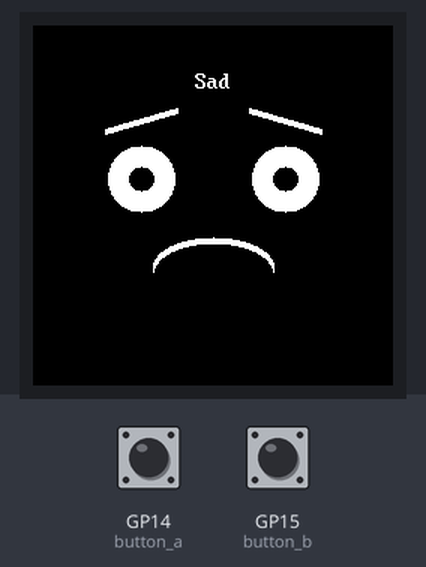
This program was run on a simulated Raspberry Pi Pico running MicroPython. Parts: 240×240 colour display. The inputs (shaded band) are chosen by the test bench; at power-on: GP15 (button_b) HIGH, GP14 (button_a) HIGH. Library files of the repository ran but are not shown: 2 file(s).

Above: at 6.8 s.
6.9 s: GP15 (button_b) pulled LOW for 0.15 s
At 8.2 s:
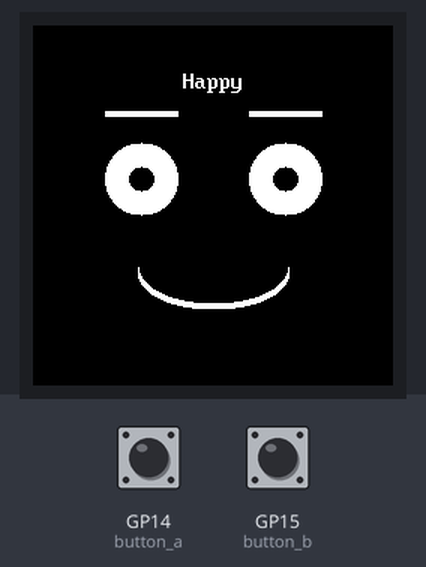
8.5 s: GP15 (button_b) pulled LOW for 1 s
At 9.52 s:
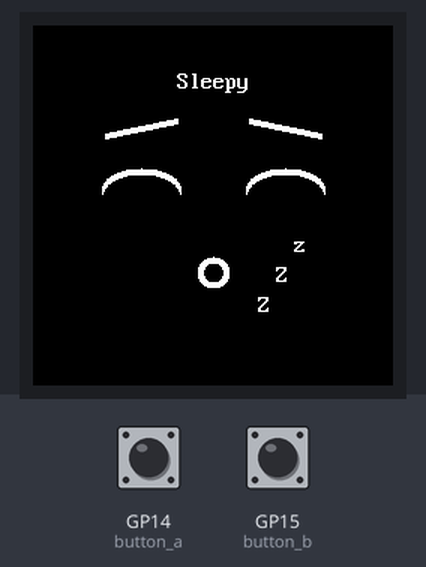
10.1 s: GP14 (button_a) pulled LOW for 1 s
At 10.9 s:
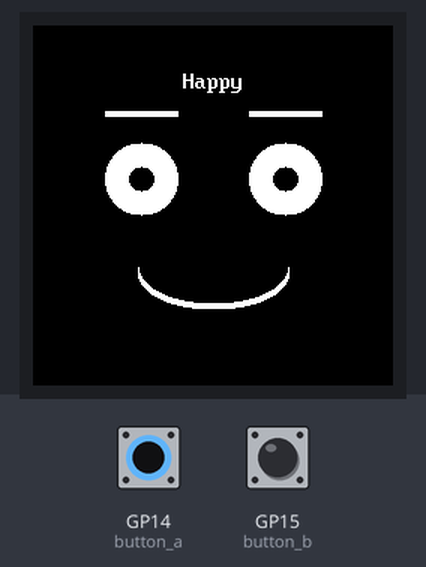
12.6 s: GP14 (button_a) pulled LOW for 0.15 s
At 13.7 s:
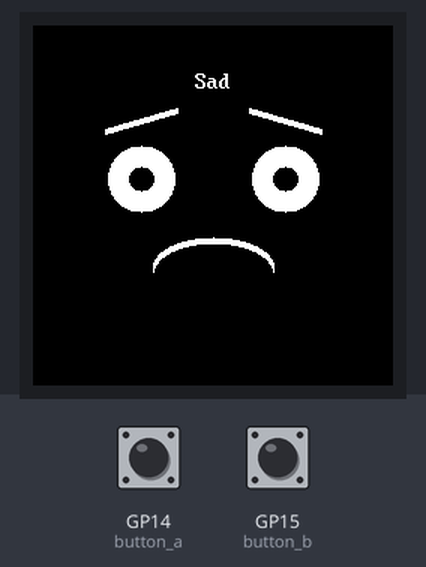
14.2 s: GP14 (button_a) pulled LOW for 0.15 s
At 55.1 s:
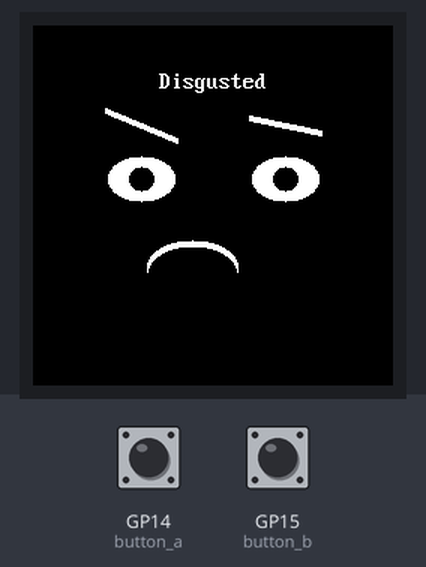
Timing chart, 0 to 55.5 s (numbered marks = the images above; inputs shaded):
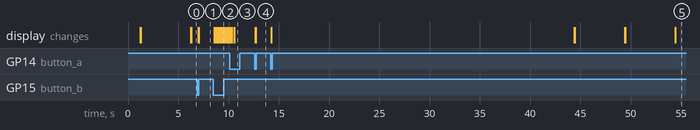

Measured:
- after the input at 6.9 s, the display: first changes after 0.11 s (image 1 shows a later state)
- after the input at 8.5 s, the display: first changes after 0.07 s (image 2 shows a later state)
- after the input at 10.1 s, the display: first differs from a run without the input after 0.45 s (image 3)
- after the input at 12.6 s, the display: first changes after 0.06 s (image 4 shows a later state)

The program:

21-sample-main-demo.py
```python
# Lab 21: Sample main.py -- Self-Advancing Demo + Button Menu
#
# Rename this file to main.py and copy it to the root of the board's
# filesystem. MicroPython always runs main.py a few seconds after power
# comes on, so once this is main.py the watch face works standalone --
# no computer, no Thonny, just USB power or a battery.
#
# Default behavior: a demo reel that cycles through all ten modes (the
# seven emotions from Lab 19 plus Blink, Wink, and Sleepy) automatically,
# advancing to the next mode after 5 seconds with no button press. Blink
# and Wink are the exception -- a single blink is over in a fraction of a
# second, so those two stay up for 10 seconds and replay themselves every
# 3 seconds, which is what makes them read as a living face instead of a
# still picture. Press button A or B to jump forward or back through the
# modes yourself; any press pushes the next auto-advance out to 30
# seconds, so you have time to look before the demo reel takes over
# again. Uses the non-blocking ticks_ms() pattern from Lab 15 so the
# timers and the button checks all run in the same loop.
#
# TWO RULES THIS FILE FOLLOWS, both from earlier labs, and both of which
# matter more here than anywhere else because this program runs forever:
#
#   A full display.fill(BLACK) happens only when the MODE changes -- a
#   few times a minute. That is cheap enough to be invisible.
#
#   The animations that repeat inside a mode (blink, wink, the drifting
#   Zzz) redraw only their own box. Wipe the whole screen three times a
#   second on this display and the demo becomes a strobe light.

import config
import shapes
from utime import sleep, ticks_ms, ticks_diff

# Give Thonny a window to interrupt (Stop/Restart) before main.py's loop
# takes over the serial port -- without this, a fast-booting board can
# start running before you get a chance to break in.
sleep(1)

display = config.init_display()
button_a, button_b = config.init_buttons()

WHITE = config.WHITE
BLACK = config.BLACK
NO_FILL = config.NO_FILL
FILL = config.FILL
FONT = config.SMALL_FONT

TOP_HALF = 3
BOTTOM_HALF = 12
BOTTOM_LEFT = 4
BOTTOM_RIGHT = 8

WIDTH = config.WIDTH
HALF_WIDTH = WIDTH // 2
EYE_SPACING = 48
LEFT_EYE_X = HALF_WIDTH - EYE_SPACING
RIGHT_EYE_X = HALF_WIDTH + EYE_SPACING
EYE_Y = 102
PUPIL_RADIUS = 8
EYEBROW_HALF_WIDTH = 24
EYEBROW_Y = EYE_Y - 40
MOUTH_Y = 164
LABEL_Y = 30
STROKE = 4

# Geometry for the Blink/Wink/Sleepy modes: a neutral open-eye size plus a
# closed-eye arc (same TOP_HALF-masked ellipse trick as Labs 12, 13, 16).
NEUTRAL_EYE_RADIUS = 26
CLOSED_EYE_HEIGHT = 14
CLOSED_EYE_Y = EYE_Y + 7
EYE_BOX = NEUTRAL_EYE_RADIUS + 6

ZZZ_X = 150
ZZZ_Y = 174            # below the right eye, clear of the eyebrow -- see lab 16
ZZZ_STEP_X = 12
ZZZ_STEP_Y = 20
BOB_RANGE = 5
ZZZ_BOX_X = ZZZ_X - 4
ZZZ_BOX_Y = ZZZ_Y - ZZZ_STEP_Y * 2 - BOB_RANGE - 2
ZZZ_BOX_W = ZZZ_STEP_X * 2 + 16
ZZZ_BOX_H = ZZZ_STEP_Y * 2 + BOB_RANGE * 2 + 20

AUTO_ADVANCE_MS = 5000      # how long a still face stays up on its own
REPEATING_HOLD_MS = 10000   # modes that replay themselves get longer
REPEAT_MS = 3000            # ...and replay this often while they are up
POST_INPUT_DELAY_MS = 30000


def centered(name, y=LABEL_Y):
    x = HALF_WIDTH - (len(name) * FONT.WIDTH) // 2
    display.text(FONT, name, x, y, WHITE, BLACK)


def draw_eye(x, rx, ry, offset=0):
    shapes.ellipse(display, x, EYE_Y, rx, ry, WHITE, FILL)
    shapes.ellipse(display, x + offset, EYE_Y, PUPIL_RADIUS, PUPIL_RADIUS,
                   BLACK, FILL)


def draw_eyes(rx, ry, offset=0):
    draw_eye(LEFT_EYE_X, rx, ry, offset)
    draw_eye(RIGHT_EYE_X, rx, ry, offset)


def draw_eyebrow(x, side, tilt, lift):
    y = EYEBROW_Y - lift
    outer_x = x - (EYEBROW_HALF_WIDTH * side)
    inner_x = x + (EYEBROW_HALF_WIDTH * side)
    for offset in range(STROKE):
        display.line(outer_x, y - tilt + offset,
                     inner_x, y + tilt + offset, WHITE)


def draw_eyebrows(tilt_left, tilt_right, lift=0):
    draw_eyebrow(LEFT_EYE_X, 1, tilt_left, lift)
    draw_eyebrow(RIGHT_EYE_X, -1, tilt_right, lift)


def draw_mouth_curve(radius_x, radius_y, mask):
    for offset in range(STROKE):
        shapes.ellipse(display, HALF_WIDTH, MOUTH_Y - offset,
                       radius_x, radius_y, WHITE, NO_FILL, mask)


def draw_mouth_flat(half_width):
    display.fill_rect(HALF_WIDTH - half_width, MOUTH_Y,
                      half_width * 2, STROKE, WHITE)


def draw_mouth_open(radius_x, radius_y):
    shapes.ellipse(display, HALF_WIDTH, MOUTH_Y, radius_x, radius_y,
                   WHITE, FILL)


def draw_mouth_smirk(half_width, side):
    draw_mouth_flat(half_width)
    corner_x = HALF_WIDTH + (half_width * side)
    mask = BOTTOM_RIGHT if side > 0 else BOTTOM_LEFT
    for offset in range(STROKE):
        shapes.ellipse(display, corner_x, MOUTH_Y - 10 - offset, 14, 14,
                       WHITE, NO_FILL, mask)


def draw_happy():
    draw_eyes(24, 24)
    draw_eyebrows(0, 0, lift=5)
    draw_mouth_curve(50, 24, BOTTOM_HALF)


def draw_sad():
    draw_eyes(22, 22)
    draw_eyebrows(-7, -7, lift=0)
    draw_mouth_curve(40, 20, TOP_HALF)


def draw_angry():
    draw_eyes(24, 12)
    draw_eyebrows(12, 12, lift=-5)
    draw_mouth_flat(26)


def draw_afraid():
    draw_eyes(31, 31)
    draw_eyebrows(-12, -12, lift=7)
    draw_mouth_open(15, 22)


def draw_surprised():
    draw_eyes(32, 32)
    draw_eyebrows(0, 0, lift=14)
    draw_mouth_open(20, 26)


def draw_disgusted():
    draw_eyes(22, 15)
    draw_eyebrows(10, -5, lift=-3)
    for offset in range(STROKE):
        shapes.ellipse(display, HALF_WIDTH - 14, MOUTH_Y - offset, 30, 18,
                       WHITE, NO_FILL, TOP_HALF)


def draw_contempt():
    draw_eyes(24, 24)
    draw_eyebrows(0, 0, lift=0)
    draw_mouth_smirk(34, 1)


EMOTIONS = (
    ("Happy", draw_happy),
    ("Sad", draw_sad),
    ("Angry", draw_angry),
    ("Afraid", draw_afraid),
    ("Surprised", draw_surprised),
    ("Disgusted", draw_disgusted),
    ("Contempt", draw_contempt),
)


def draw_closed_eye(x):
    for offset in range(STROKE):
        shapes.ellipse(display, x, CLOSED_EYE_Y + offset, NEUTRAL_EYE_RADIUS,
                       CLOSED_EYE_HEIGHT, WHITE, NO_FILL, TOP_HALF)


def erase_eye(x):
    display.fill_rect(x - EYE_BOX, EYE_Y - EYE_BOX,
                      EYE_BOX * 2, EYE_BOX * 2, BLACK)


def set_eye(x, closed):
    """Erase one eye's box and redraw it open or shut. This is the only
    thing the blink and wink animations ever touch."""
    erase_eye(x)
    if closed:
        draw_closed_eye(x)
    else:
        draw_eye(x, NEUTRAL_EYE_RADIUS, NEUTRAL_EYE_RADIUS)


def enter_blink(name):
    """Lay down the whole picture once, when the mode starts."""
    display.fill(BLACK)
    draw_mouth_curve(44, 18, BOTTOM_HALF)
    centered(name)
    set_eye(LEFT_EYE_X, False)
    set_eye(RIGHT_EYE_X, False)


def play_blink(name):
    set_eye(LEFT_EYE_X, True)      # both eyes snap shut
    set_eye(RIGHT_EYE_X, True)
    sleep(0.15)                    # a real blink is fast
    set_eye(LEFT_EYE_X, False)     # eyes open again
    set_eye(RIGHT_EYE_X, False)


def play_wink(name):
    set_eye(RIGHT_EYE_X, True)     # right eye closes
    sleep(0.35)                    # hold it long enough to read
    set_eye(RIGHT_EYE_X, False)    # both eyes open, resting


def enter_sleepy(name):
    display.fill(BLACK)
    draw_closed_eye(LEFT_EYE_X)
    draw_closed_eye(RIGHT_EYE_X)
    draw_eyebrows(-5, -5, lift=-5)
    for offset in range(STROKE):
        shapes.circle(display, HALF_WIDTH, MOUTH_Y, 10 - offset,
                      WHITE, NO_FILL)
    centered(name)


def draw_zzz(bob):
    display.fill_rect(ZZZ_BOX_X, ZZZ_BOX_Y, ZZZ_BOX_W, ZZZ_BOX_H, BLACK)
    display.text(FONT, 'Z', ZZZ_X, ZZZ_Y + bob, WHITE, BLACK)
    display.text(FONT, 'Z', ZZZ_X + ZZZ_STEP_X,
                 ZZZ_Y - ZZZ_STEP_Y + bob, WHITE, BLACK)
    display.text(FONT, 'z', ZZZ_X + ZZZ_STEP_X * 2,
                 ZZZ_Y - ZZZ_STEP_Y * 2 + bob, WHITE, BLACK)


def play_sleepy(name):
    for bob in range(-BOB_RANGE, BOB_RANGE + 1):
        draw_zzz(bob)
        sleep(0.08)
    for bob in range(BOB_RANGE, -BOB_RANGE - 1, -1):
        draw_zzz(bob)
        sleep(0.08)


# Name, the function that lays down the mode's static picture, the
# function that plays its animation, how long the mode stays on screen,
# and how often it replays itself while it is up (0 means play once, then
# hold the last frame).
ANIMATED_MODES = (
    ("Blink", enter_blink, play_blink, REPEATING_HOLD_MS, REPEAT_MS),
    ("Wink", enter_blink, play_wink, REPEATING_HOLD_MS, REPEAT_MS),
    ("Sleepy", enter_sleepy, play_sleepy, AUTO_ADVANCE_MS, REPEAT_MS),
)

MODE_COUNT = len(EMOTIONS) + len(ANIMATED_MODES)


def enter_mode(index):
    """Called once, when a mode becomes the current one. This is the only
    place a full display.fill(BLACK) happens."""
    if index < len(EMOTIONS):
        name, draw = EMOTIONS[index]
        display.fill(BLACK)
        draw()
        centered(name)
    else:
        name, enter, play, _, _ = ANIMATED_MODES[index - len(EMOTIONS)]
        enter(name)
        play(name)


def replay_mode(index):
    """Called every REPEAT_MS while an animated mode is up. Touches only
    the boxes that move, never the whole screen."""
    if index < len(EMOTIONS):
        return
    name, enter, play, _, _ = ANIMATED_MODES[index - len(EMOTIONS)]
    play(name)


def hold_ms(index):
    """How long this mode stays up before the demo reel moves on."""
    if index < len(EMOTIONS):
        return AUTO_ADVANCE_MS
    return ANIMATED_MODES[index - len(EMOTIONS)][3]


def repeat_ms(index):
    """How often this mode replays itself; 0 means play once and hold."""
    if index < len(EMOTIONS):
        return 0
    return ANIMATED_MODES[index - len(EMOTIONS)][4]


def pressed(button):
    if button.value() == 1:
        return False
    sleep(0.02)
    return button.value() == 0


def wait_for_release(button):
    while button.value() == 0:
        sleep(0.01)


mode_index = 0
last_change = ticks_ms()
last_repeat = last_change
advance_delay = hold_ms(mode_index)

enter_mode(mode_index)

while True:
    now = ticks_ms()

    if pressed(button_a):
        mode_index = (mode_index + 1) % MODE_COUNT
        enter_mode(mode_index)
        wait_for_release(button_a)
        last_change = ticks_ms()      # cooldown starts when the button comes up
        last_repeat = last_change
        advance_delay = POST_INPUT_DELAY_MS

    elif pressed(button_b):
        mode_index = (mode_index - 1) % MODE_COUNT
        enter_mode(mode_index)
        wait_for_release(button_b)
        last_change = ticks_ms()
        last_repeat = last_change
        advance_delay = POST_INPUT_DELAY_MS

    elif ticks_diff(now, last_change) >= advance_delay:
        mode_index = (mode_index + 1) % MODE_COUNT
        enter_mode(mode_index)
        last_change = now
        last_repeat = now
        advance_delay = hold_ms(mode_index)

    # Blink, Wink and Sleepy land here every REPEAT_MS so they play again
    # instead of freezing on their last frame for the rest of the mode's
    # turn. Note that this calls replay_mode(), not enter_mode() -- the
    # background is already on the glass and redrawing it would flicker.
    elif repeat_ms(mode_index) and ticks_diff(now, last_repeat) >= repeat_ms(mode_index):
        replay_mode(mode_index)
        last_repeat = now

    sleep(0.005)
```

Source omitted: config.py (7667 bytes), shapes.py (8824 bytes)
